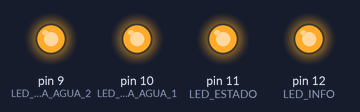
A sketch run on a simulated Arduino Uno, built with avr-gcc and run on an emulated ATmega328P. Shown: output pins drawn as LEDs (lit = HIGH).

Above: at 0.1 s.
Timing chart, 0 to 1.6 s (numbered marks = the images above):
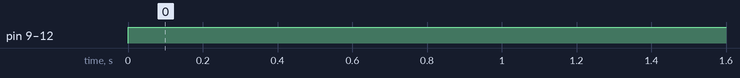

Measured:
- by itself, pin 9 (LED_ENTRADA_AGUA_2), pin 10 (LED_ENTRADA_AGUA_1), pin 11 (LED_ESTADO), pin 12 (LED_INFO): LOW → HIGH at 0.00 s

The sketch:

test_LEDs.ino
```cpp
// Test to check if leds on Almoraima v2.x board works

// Global constans
//      LED_POWER ALWAYS ON
#define LED_ENTRADA_AGUA_1    10
#define LED_ENTRADA_AGUA_2    9
#define LED_ESTADO            11
#define LED_INFO              12

#define DELAY_TIME      1000 // ms
#define DELAY_TIME_FADE   10 // ms


void setup()
{
  pinMode(LED_ENTRADA_AGUA_1, OUTPUT);
  pinMode(LED_ENTRADA_AGUA_2, OUTPUT);
  pinMode(LED_ESTADO,         OUTPUT);
  pinMode(LED_INFO,           OUTPUT);
} // setup()


void loop()
{
  //blink();
  //fade();
  on();
}

void on()
{
  digitalWrite(LED_ENTRADA_AGUA_1, HIGH);
  digitalWrite(LED_ENTRADA_AGUA_2, HIGH);
  digitalWrite(LED_ESTADO,         HIGH);
  digitalWrite(LED_INFO,           HIGH);
}

void blink ()
{
  digitalWrite(LED_ENTRADA_AGUA_1, HIGH);
  digitalWrite(LED_ENTRADA_AGUA_2, HIGH);
  digitalWrite(LED_ESTADO,         HIGH);
  digitalWrite(LED_INFO,           HIGH);
  delay(DELAY_TIME);

  digitalWrite(LED_ENTRADA_AGUA_1, LOW);
  digitalWrite(LED_ENTRADA_AGUA_2, LOW);
  digitalWrite(LED_ESTADO,         LOW);
  digitalWrite(LED_INFO,           LOW);
  delay(DELAY_TIME);
} // blink()


void fade ()
{
  for (int i=0; i<=255; ++i)
  {
    analogWrite(LED_ENTRADA_AGUA_1, i);
    analogWrite(LED_ENTRADA_AGUA_2, i);
    analogWrite(LED_ESTADO,         i);
    analogWrite(LED_INFO,           i);

    delay(DELAY_TIME_FADE);
  }

  for (int i=255; i>=0; --i)
  {
    analogWrite(LED_ENTRADA_AGUA_1, i);
    analogWrite(LED_ENTRADA_AGUA_2, i);
    analogWrite(LED_ESTADO,         i);
    analogWrite(LED_INFO,           i);

    delay(DELAY_TIME_FADE);
  }
} // fade()
```
